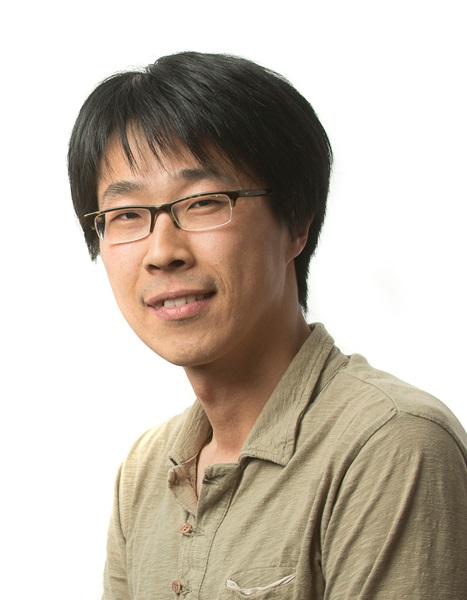
#> input picture data/h.jpg, 467 x 600 px
$ python convolvetest.py
#> lines starting #> are read from the running program, lines starting #| are printed output that depends on the picture
### MyHybridImages.py
import math
import numpy as np

from MyConvolution import convolve


def myHybridImages(lowImage: np.ndarray, lowSigma: float, highImage: np.ndarray, highSigma: float) -> np.ndarray:
    """
    Create hybrid images by combining a low-pass and high-pass filtered pair.
        :param lowImage: the image to low-pass filter (either greyscale shape=(rows,cols) or colour
    shape=(rows,cols,channels))
        :type numpy.ndarray
    :param lowSigma: the standard deviation of the Gaussian used for low-pass filtering lowImage :type float
    :param highImage: the image to high-pass filter (either greyscale shape=(rows,cols) or colour shape=(rows,cols,channels))
        :type numpy.ndarray
        :param highSigma: the standard deviation of the Gaussian used for low-pass filtering highImage
    before subtraction to create the high-pass filtered image
    :type float
    :returns returns the hybrid image created
    by low-pass filtering lowImage with a Gaussian of s.d. lowSigma and combining it with
    a high-pass image created by subtracting highImage from highImage convolved with
    a Gaussian of s.d. highSigma. The resultant image has the same size as the input images.
        :rtype numpy.ndarray
    """
    print(lowImage.shape)
    print(highImage.shape)

    if lowImage.shape[:2] != highImage.shape[:2]:
        new_height = min(lowImage.shape[0], highImage.shape[0])
        new_width = min(lowImage.shape[1], highImage.shape[1])
        lowImage = center_crop(lowImage, new_width,new_height )
        highImage = center_crop(highImage, new_width, new_height)

    # All images are normalised
    lowfImage = convolve(lowImage / 255, makeGaussianKernel(lowSigma))
    highfImage = (highImage / 255) - convolve(highImage / 255, makeGaussianKernel(highSigma))

    return (lowfImage + highfImage) * 255  # rescale image to range 0-255


# [14 lines left out: function gaussian_kernel, not called in this run]


def makeGaussianKernel(sigma: float) -> np.ndarray:
    """
    Use this function to create a 2D gaussian kernel with standard deviation sigma.
    The kernel values should sum to 1.0,
    and the size should be floor(8*sigma+1)
    or floor(8*sigma+1)+1 (whichever is odd) as per the assignment specification.
    """
    # Your code here.
    # size 对应卷积kernel大小

    size = int(8.0 * sigma + 1.0)  # (this implies the window is +/- 4 sigmas from the centre of the Gaussian)

    if (size % 2 == 0):
        # size must be odd
        size = size + 1
    kernel_size = size

    kernel = np.zeros([kernel_size, kernel_size])
    center_kernel = kernel_size // 2
    s = 2 * (sigma ** 2)

    sum_val = 0
    for i in range(kernel_size):
        for j in range(kernel_size):
            x = i - center_kernel
            y = j - center_kernel
            kernel[i, j] = np.exp(-(x ** 2 + y ** 2) / s)
            sum_val += kernel[i, j]

    sum_val = 1 / sum_val
    kernel_res = kernel * sum_val

    return kernel_res


def center_crop(img, new_width=None, new_height=None):
    width = img.shape[1]
    height = img.shape[0]

    if new_width is None:
        new_width = min(width, height)

    if new_height is None:
        new_height = min(width, height)

    left = int(np.ceil((width - new_width) / 2))
    right = width - int(np.floor((width - new_width) / 2))

    top = int(np.ceil((height - new_height) / 2))
    bottom = height - int(np.floor((height - new_height) / 2))

    if len(img.shape) == 2:
        center_cropped_img = img[top:bottom, left:right]
    else:
        center_cropped_img = img[top:bottom, left:right, ...]


    return center_cropped_img

### MyConvolution.py
import numpy as np


def convolve(image: np.ndarray, kernel: np.ndarray) -> np.ndarray:
    """
    Convolve an image with a kernel assuming zero-padding of the image to handle the borders
    :param image: the image (either greyscale shape=(rows,cols) or colour shape=(rows,cols,channels))
    :type numpy.ndarray
    :param kernel: the kernel (shape=(kheight,kwidth); both dimensions odd)
    :type numpy.ndarray
    :returns the convolved image (of the same shape as the input image)
    :rtype numpy.ndarray
    """
    # Your code here. You'll need to vectorise your implementation to ensure it runs
    # at a reasonable speed.

    # convoluted image
    convolved = np.zeros(image.shape)
    kernel = np.flip(kernel)  # flip kernel
    # image dimension
    row, col = image.shape[:2]

    # template dimension
    trow, tcol = kernel.shape

    # half of template row and col
    trhalf, tchalf = trow // 2, tcol // 2

    # Test if kernel of odd shape
    if (trow % 2) == 0 or (tcol % 2) == 0:
        print(trow, tcol)
        print("The kernel is not of odd shape")

    if len(image.shape) == 2:
        channels = 1  # grayscale
        # tc_image = np.pad(image, ((trhalf, trhalf), (tchalf, tchalf)))
        padding_im = np.zeros([row + 2 * trhalf, col + 2 * tchalf])
        padding_im[trhalf:-trhalf, tchalf:-tchalf] = image

    else:
        channels = 3  # rgb
        # tc_image = np.pad(image, ((trhalf, trhalf), (tchalf, tchalf), (0, 0)))
        padding_im = np.zeros([row + 2 * trhalf, col + 2 * tchalf, 3])
        padding_im[trhalf:-trhalf, tchalf:-tchalf, 0:] = image

    for i in range(0, channels):
        for c in range(0, col):
            for r in range(0, row):
                if channels == 1:
                    convolved[r, c] = (kernel * padding_im[r:r + trow, c:c + tcol]).sum()
                else:
                    convolved[r, c, i] = (kernel * padding_im[r:r + trow, c:c + tcol, i]).sum()

    return convolved

### convolvetest.py
import numpy as np
from MyConvolution import convolve
from scipy.signal import convolve2d
import numpy as np
from PIL import Image,ImageOps
from pathlib import Path
from MyHybridImages import myHybridImages
import cv2

file_dir = Path(__file__).resolve().parent


im2 = cv2.imread("data/h.jpg")
#> im2 is the input picture: shape (600, 467, 3); mean B, G, R 174.7, 186.9, 196.6
im1 = cv2.imread("data/x.jpg")
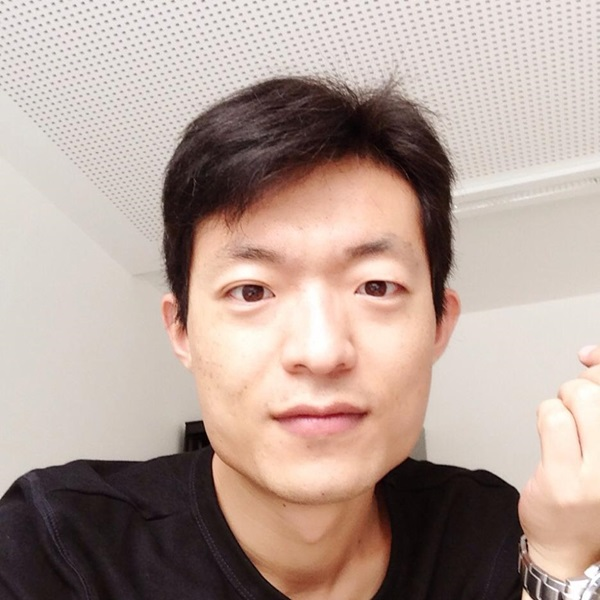
#> input picture data/x.jpg, 600 x 600 px
#> im1 is the input picture: shape (600, 600, 3); mean B, G, R 150.9, 159.7, 179.4


def testConvolve():
    iterTest = 20

    for i in range(iterTest):
        row, col = np.random.randint(10, 100), np.random.randint(10, 100)
        # testImage = np.random.rand(row, col, 3)
        testImage = np.random.rand(row, col)

        trow, tcol = np.random.choice([3, 5, 7]), np.random.choice([3, 5, 7])
        testKernel = np.random.randint(-5, 5, size=(trow, tcol))

        myconv = convolve(testImage, testKernel)

        # myconv = myconv[~np.all(myconv == 0, axis=(1, 2))]
        # myconv = myconv[:, ~np.all(myconv == 0, axis=(0, 2))]
        scipyconv = np.zeros(testImage.shape)
        scipyconv = convolve2d(testImage, testKernel, mode='same')
        # for j in range(3):
        # scipyconv[:, :, j] = convolve2d(testImage[:, :, j], testKernel, mode='same', boundary='fill', fillvalue=0)

        myconv = myconv.astype(np.float32)
        scipyconv = scipyconv.astype(np.float32)

        if (myconv == scipyconv).all():
            print("Convolve same ", True)
        else:
            print("Convolve same ", False)


def hybrid(sigs):
    sig1, sig2 = sigs

    test = myHybridImages(im1, sig1, im2, sig2)

    cv2.imwrite(str(file_dir/f'output/hybrid_{sig1}_{sig2}.png'), test)


# if __name__ == '__main__':
    # with Pool(3) as p:
        # p.map(hybrid, list(permutations(range(1, 21), 2)))

sig1, sig2 = 5, 6

test = myHybridImages(im1, sig1, im2, sig2)
#| (600, 600, 3)
#| (600, 467, 3)
#> after the loop in convolve, `for i in range(0, channels):`:
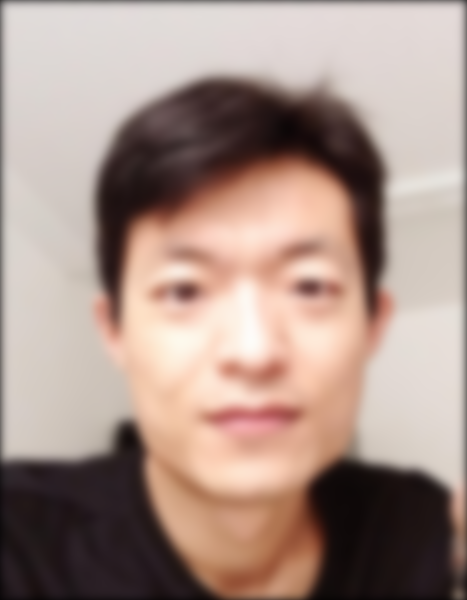
#> convolved: shape (600, 467, 3) float64; mean of channels 0, 1, 2 0.542, 0.579, 0.665; drawn as B, G, R
#> in convolve (call 2), `padding_im[trhalf:-trhalf, tchalf:-tchalf, 0:] = image`:
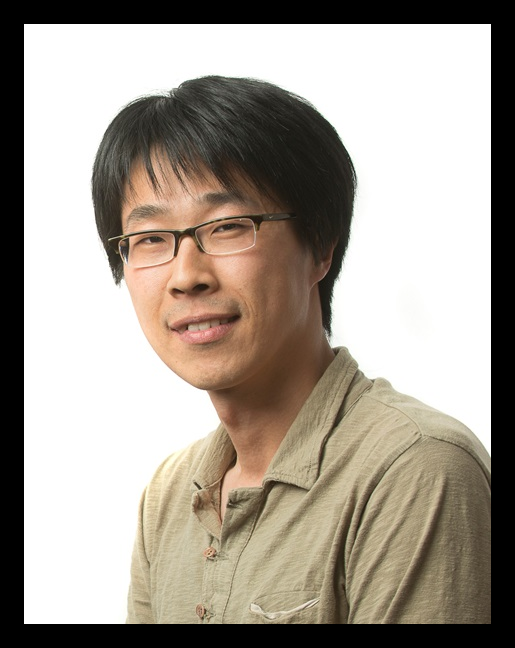
#> padding_im: shape (648, 515, 3) float64; mean of channels 0, 1, 2 0.575, 0.615, 0.647; drawn as B, G, R
#> after the loop in convolve (call 2), `for i in range(0, channels):`:
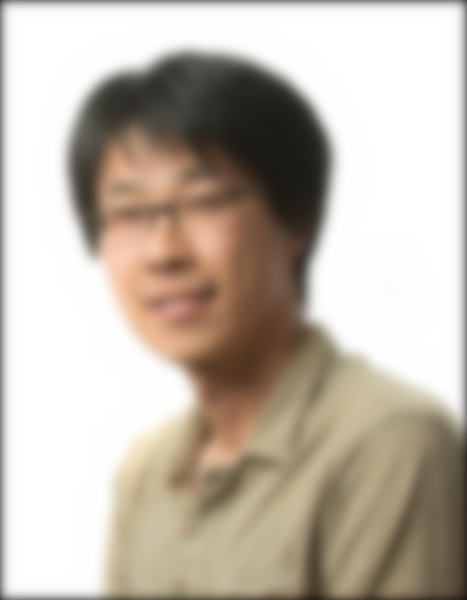
#> convolved: shape (600, 467, 3) float64; mean of channels 0, 1, 2 0.67, 0.717, 0.755; drawn as B, G, R
#> in myHybridImages, `highfImage = (highImage / 255) - convolve(highImage / 255, makeGaussia..`:
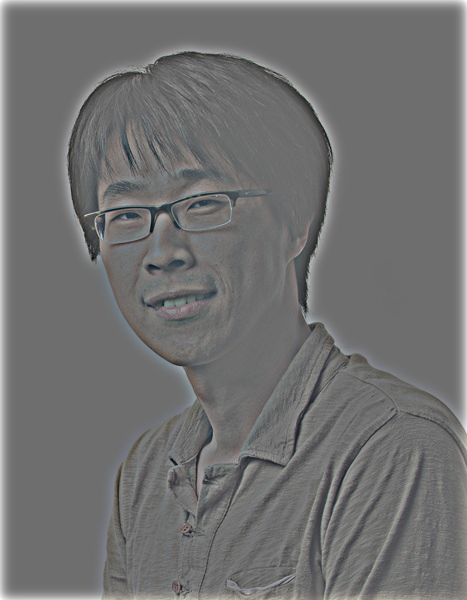
#> highfImage: shape (600, 467, 3) float64; mean B, G, R 0.0153, 0.0158, 0.016; drawn with min black and max white
#> in myHybridImages, `return (lowfImage + highfImage) * 255`:
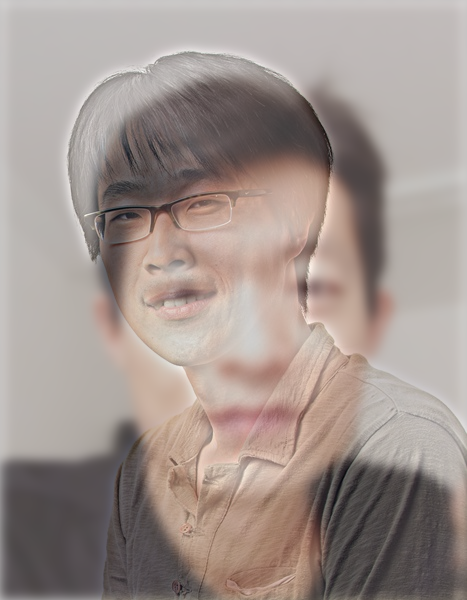
#> returned value: shape (600, 467, 3) float64; mean of channels 0, 1, 2 142.1, 151.6, 173.6; drawn with min black and max white
print(test)
#> (printed output is left out)
cv2.imwrite(f'hybrid31_{sig1}_{sig2}.jpg', test)
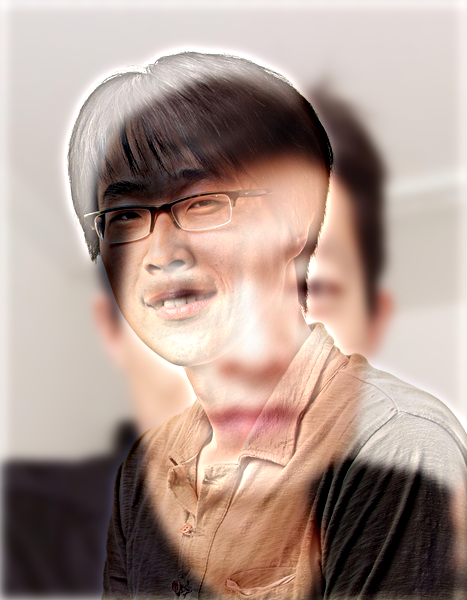
#> saved as hybrid31_5_6.jpg: shape (600, 467, 3); mean B, G, R 142.4, 151.8, 173.3
def testHybridImages(sigs):
    sig1, sig2 = sigs

    test = myHybridImages(im1, sig1, im2, sig2)
    return test

# [19 lines of commented-out code are left out]
